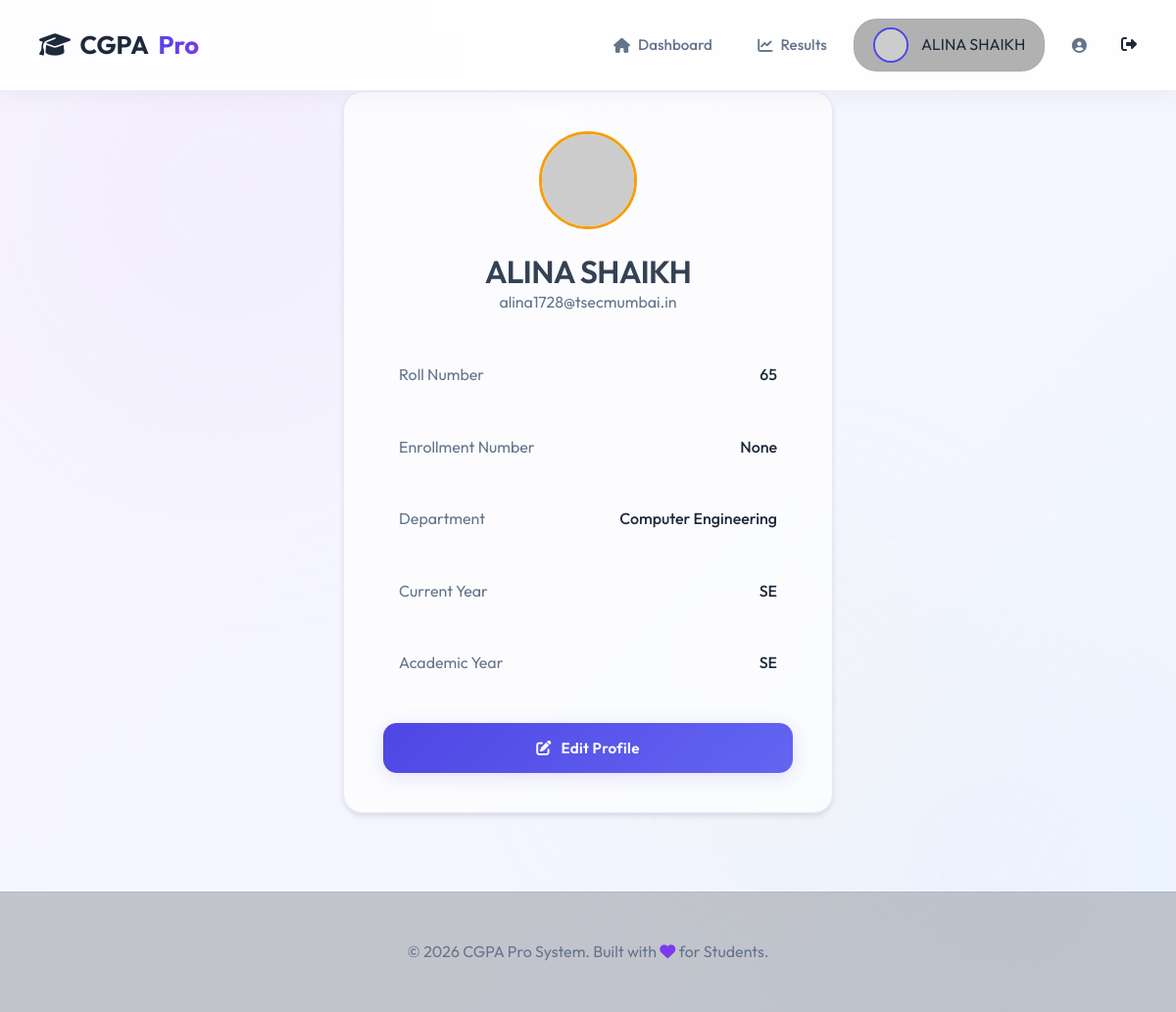
The page /view_profile (signed in) on the database its author committed.
### tables this page shows
CREATE TABLE users (
            id INTEGER PRIMARY KEY AUTOINCREMENT,
            email TEXT UNIQUE NOT NULL,
            name TEXT,
            roll_number TEXT,
            enrollment_number TEXT,
            department TEXT,
            academic_year TEXT,
            current_year TEXT,
            is_admin BOOLEAN DEFAULT 0
        );

### app.py (the view)
@app.route('/view_profile')
def view_profile():
    if 'user' not in session:
        return redirect(url_for('login'))
    conn = create_connection()
    cursor = conn.cursor()
    cursor.execute("SELECT email, name, roll_number, enrollment_number, department, academic_year, current_year FROM users WHERE email=?", (session['user']['email'],))
    user = cursor.fetchone()
    conn.close()
    if not user:
        return redirect(url_for('logout'))
    return render_template('view_profile.html', user=user)

### app.py (called while the page is built)
@app.context_processor
def inject_now():
    admin_emails = [e.strip() for e in os.getenv('ADMIN_EMAILS', '').split(',') if e.strip()]
    return {
        'now': datetime.utcnow(),
        'dev_mode': DEV_MODE,
        'admin_emails': admin_emails
    }

### database.py (called while the page is built)
def create_connection():
    conn = sqlite3.connect('database.db')
    return conn

### templates/view_profile.html (shortened to what this page needs)
{% extends "base.html" %}
{% block content %}
<div style="display: flex; justify-content: center; align-items: center; min-height: 80vh;">
    <div class="glass card" style="width: 100%; max-width: 500px; padding: 2.5rem; text-align: center;">
        <div style="margin-bottom: 2rem;">
            <img src="{{ session['user']['picture'] }}" alt="Profile"
                onerror="this.onerror=null; this.src='https://ui-avatars.com/api/?name={{ user[1]|urlencode }}';"
                style="width: 100px; height: 100px; border-radius: 50%; margin-bottom: 1rem; border: 3px solid var(--accent);">
            <h2 style="margin: 0; font-weight: 600;">{{ user[1] }}</h2>
            <p style="color: var(--text-muted);">{{ user[0] }}</p>
        </div>
        <div style="text-align: left; display: grid; gap: 1rem;">
            <div
                style="display: flex; justify-content: space-between; padding: 1rem; background: rgba(255,255,255,0.05); border-radius: 10px;">
                <span style="color: var(--text-muted);">Roll Number</span>
                <span style="font-weight: 500;">{{ user[2] }}</span>
            </div>
            <div
                style="display: flex; justify-content: space-between; padding: 1rem; background: rgba(255,255,255,0.05); border-radius: 10px;">
                <span style="color: var(--text-muted);">Enrollment Number</span>
                <span style="font-weight: 500;">{{ user[3] }}</span>
            </div>
            <div
                style="display: flex; justify-content: space-between; padding: 1rem; background: rgba(255,255,255,0.05); border-radius: 10px;">
                <span style="color: var(--text-muted);">Department</span>
                <span style="font-weight: 500;">{{ user[4] }}</span>
            </div>
            <div
                style="display: flex; justify-content: space-between; padding: 1rem; background: rgba(255,255,255,0.05); border-radius: 10px;">
                <span style="color: var(--text-muted);">Current Year</span>
                <span style="font-weight: 500;">{{ user[6] }}</span>
            </div>
            <div
                style="display: flex; justify-content: space-between; padding: 1rem; background: rgba(255,255,255,0.05); border-radius: 10px;">
                <span style="color: var(--text-muted);">Academic Year</span>
                <span style="font-weight: 500;">{{ user[6] }}</span>
            </div>
        </div>
        <div style="margin-top: 2rem;">
            <a href="{{ url_for('additional_info') }}" class="btn btn-primary" style="width: 100%;">
                <i class="fas fa-edit"></i> Edit Profile
            </a>
        </div>
    </div>
</div>
{% endblock %}

### templates/base.html (shortened to what this page needs)
<!DOCTYPE html>
<html lang="en">
<head>
    <link rel="stylesheet" href="{{ url_for('static', filename='css/style.css') }}">
    <link rel="stylesheet" href="https://cdnjs.cloudflare.com/ajax/libs/font-awesome/6.4.0/css/all.min.css">
</head>
<body>
    <div class="background-orbs">
        <div class="orb orb-1"></div>
        <div class="orb orb-2"></div>
        <div class="orb orb-3"></div>
    </div>
    <nav class="glass-nav">
        <div class="logo">
            <i class="fas fa-graduation-cap"></i> CGPA<span>Pro</span>
        </div>
        <div class="nav-links">
            {% if session.get('user') %}
            {% if session.get('user').email in admin_emails %}
            <a href="{{ url_for('admin_dashboard') }}"
                class="nav-item {% if request.endpoint == 'admin_dashboard' %}active{% endif %}">
                <i class="fas fa-tachometer-alt"></i> Dashboard
            </a>
            <a href="{{ url_for('view_students') }}"
                class="nav-item {% if request.endpoint == 'view_students' %}active{% endif %}">
                <i class="fas fa-users"></i> Students
            </a>
            <a href="{{ url_for('manage_grading_rules') }}"
                class="nav-item {% if request.endpoint == 'manage_grading_rules' %}active{% endif %}">
                <i class="fas fa-ruler"></i> Grading
            </a>
            {% else %}
            <a href="{{ url_for('student_dashboard') }}"
                class="nav-item {% if request.endpoint == 'student_dashboard' %}active{% endif %}">
                <i class="fas fa-home"></i> Dashboard
            </a>
            <a href="{{ url_for('view_result') }}"
                class="nav-item {% if request.endpoint == 'view_result' %}active{% endif %}">
                <i class="fas fa-chart-line"></i> Results
            </a>
            {% endif %}
            <div class="user-profile">
                <img src="{{ session.get('user').picture }}" alt="Profile" id="userProfileImg">
                <span>{{ session.get('user').name }}</span>
            </div>
            <a href="{{ url_for('view_profile') }}" class="nav-item" title="View Profile"
                style="margin-right: 0.5rem;"><i class="fas fa-user-circle"></i></a>
            <a href="{{ url_for('logout') }}" class="btn-logout"><i class="fas fa-sign-out-alt"></i></a>
            {% else %}
            <a href="{{ url_for('login') }}" class="btn-login">Login</a>
            {% endif %}
        </div>
    </nav>
    <main class="container">
        {% block content %}{% endblock %}
    </main>
    <footer>
        <p>&copy; 2026 CGPA Pro System. Built with <i class="fas fa-heart"></i> for Students.</p>
    </footer>
</body>
</html>

### rows shown on the page
users: get "ALINA SHAIKH", name "ALINA SHAIKH", email "alina1728@tsecmumbai.in", roll_number "65", department "Computer Engineering", current_year "SE"

### other values the page prints
{{ user[3] }} "None"
